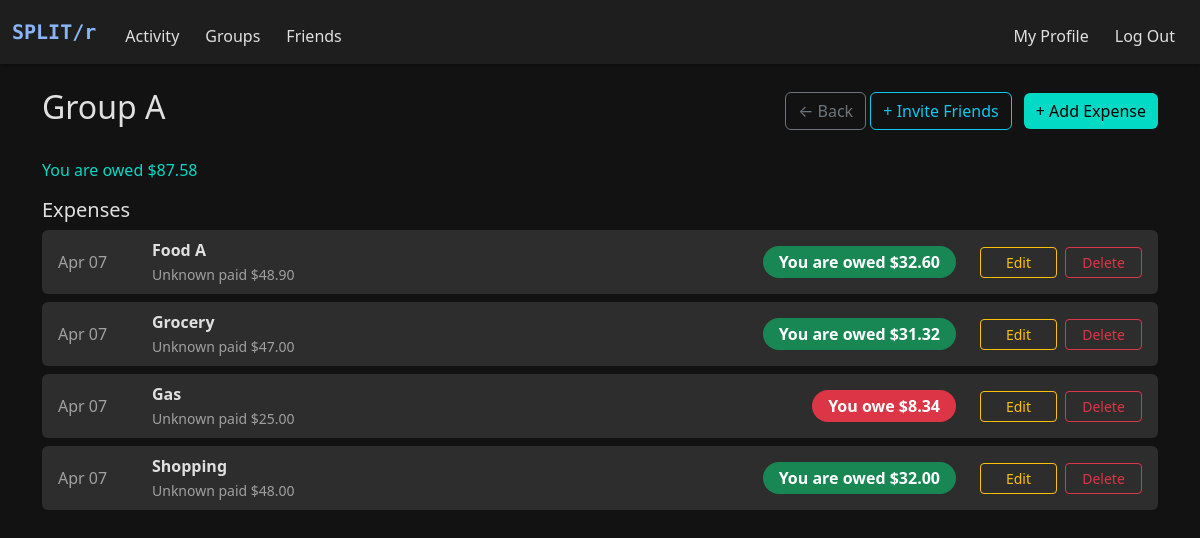
The page /group/3 (signed in) on the database as committed earlier.
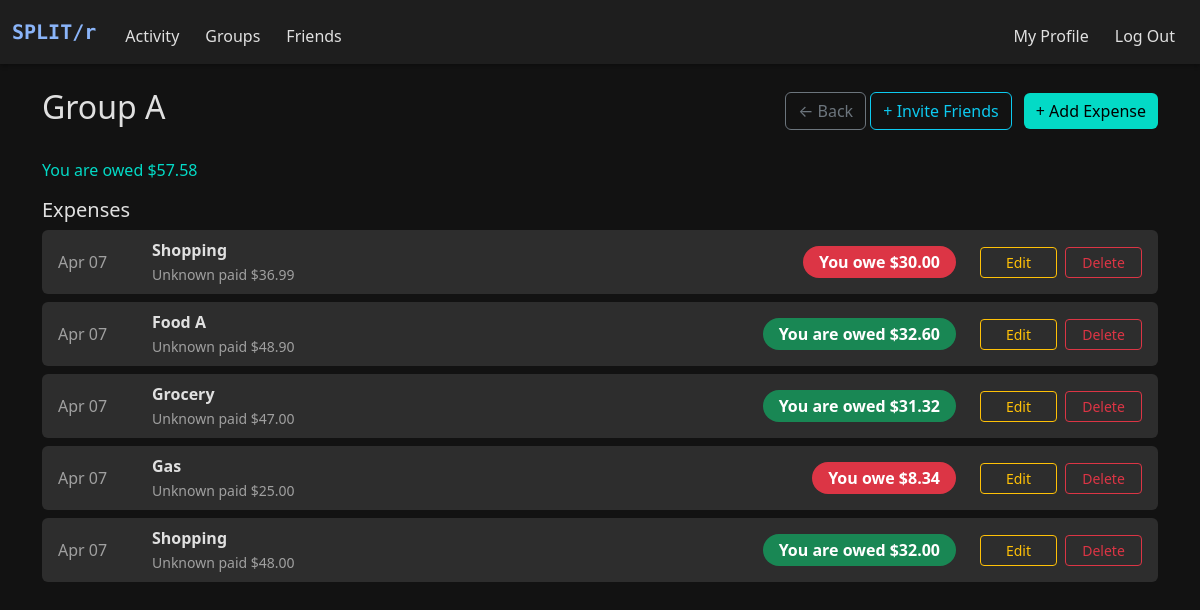
The same page on the database as committed later.
### models.py (models this page shows, shortened)
class Group(db.Model):
    __tablename__ = "groups"
    id = db.Column(db.Integer, primary_key=True)
    name = db.Column(db.String(100), nullable=True)
    is_friend_group = db.Column(db.Boolean, default=False)
    users = db.relationship(
        "User", secondary="group_members", backref="groups")
    expenses = db.relationship("Expense", backref="group", lazy=True)
    def user_is_member(self, user_id):
        return any(user.id == user_id for user in self.users)
    def get_group_expenses(self):
        return (
            Expense.query.filter_by(group_id=self.id)
            .order_by(Expense.timestamp.desc())
            .all()
        )
    def get_user_balance(self, user_id):
        balance = 0.0
        for expense in self.expenses:
            for split in expense.splits:
                if split.user_id == user_id:
                    balance -= split.amount
            if expense.paid_by_id == user_id:
                balance += expense.amount
        return balance

class Expense(db.Model):
    __tablename__ = "expenses"
    id = db.Column(db.Integer, primary_key=True)
    description = db.Column(db.String(120))
    amount = db.Column(db.Float)
    paid_by_id = db.Column(db.Integer, db.ForeignKey("users.id"))
    group_id = db.Column(db.Integer, db.ForeignKey("groups.id"), nullable=True)
    timestamp = db.Column(db.DateTime, default=datetime.now)
    splits = db.relationship("ExpenseSplit", backref="expense", lazy=True)

class ExpenseSplit(db.Model):
    __tablename__ = "expense_split"
    id = db.Column(db.Integer, primary_key=True)
    expense_id = db.Column(db.Integer, db.ForeignKey("expenses.id"))
    user_id = db.Column(db.Integer, db.ForeignKey("users.id"))
    amount = db.Column(db.Float)

### app.py (the view)
@app.route('/group/<int:group_id>')
@login_required
def group_page(group_id):
    group = Group.query.get_or_404(group_id)
    current_user_id = session.get("user_id")
    if not group.user_is_member(current_user_id):
        flash("You do not have access to this group.", "danger")
        return redirect("/groups")
    expenses = group.get_group_expenses()
    balance = group.get_user_balance(current_user_id)
    return render_template(
        "group.html", group=group, expenses=expenses, balance=balance)

### helper.py (called while the page is built)
def login_required(f):
    @wraps(f)
    def decorated_function(*args, **kwargs):
        if "user_id" not in session:
            flash("You must be logged in to view this page.", "danger")
            return redirect("/login")
        return f(*args, **kwargs)
    return decorated_function

def currency(amount, currency_code=None):
    symbols = {
        "USD": "$",
        "EUR": "€",
        "INR": "₹",
        "GBP": "£",
        "JPY": "¥",
    }
    currency_code = (currency_code or
                     current_app.config.get("DEFAULT_CURRENCY", "USD")).upper()
    symbol = symbols.get(currency_code, "")
    return f"{symbol}{amount:,.2f}"

### templates/group.html (shortened to what this page needs)
{% extends "layout.html" %}
{% block main %}
<div class="container py-4">
    <div class="d-flex justify-content-between align-items-center mb-4">
        <h2>{{ group.name }}</h2>
        <div>
            <a href="/groups" class="btn btn-outline-secondary">← Back</a>
            <a href="{{ url_for('invite_friends', group_id=group.id) }}" class="btn btn-outline-info me-2">+ Invite Friends</a>
            <a href="{{ url_for('add_group_expense', group_id=group.id) }}" class="btn btn-success">+ Add Expense</a>
        </div>
    </div>
    {% if balance < 0 %}
        <p class="text-danger-custom">You owe {{ currency(-balance) }}</p>
    {% elif balance > 0 %}
        <p class="text-success-custom">You are owed {{ currency(balance) }}</p>
    {% else %}
        <p class="text-secondary-custom">All settled up in this group!</p>
    {% endif %}
    {% include "expense_list.html" %}
</div>
{% endblock %}

### templates/layout.html (shortened to what this page needs)
<!DOCTYPE html>
<html lang="en">
<head>
    <link href="https://cdn.jsdelivr.net/npm/bootstrap@5.3.3/dist/css/bootstrap.min.css" rel="stylesheet">
    <link href="/static/style.css" rel="stylesheet">
</head>
<body>
    <nav class="navbar navbar-expand-md">
        <div class="container-fluid">
            <a class="navbar-brand space-mono" href="/">SPLIT/r</a>
            <div class="collapse navbar-collapse" id="navbar">
                {% if session["user_id"] %}
                    <ul class="navbar-nav me-auto mt-2">
                        <li class="nav-item"><a class="nav-link" href="/history">Activity</a></li>
                        <li class="nav-item"><a class="nav-link" href="/groups">Groups</a></li>
                        <li class="nav-item"><a class="nav-link" href="/friends">Friends</a></li>
                    </ul>
                    <ul class="navbar-nav ms-auto mt-2">
                        <li class="nav-item"><a class="nav-link" href="/profile">My Profile</a></li>
                        <li class="nav-item"><a class="nav-link" href="/logout">Log Out</a></li>
                    </ul>
                {% else %}
                    <ul class="navbar-nav ms-auto mt-2">
                        <li class="nav-item"><a class="nav-link" href="/register">Register</a></li>
                        <li class="nav-item"><a class="nav-link" href="/login">Log In</a></li>
                    </ul>
                {% endif %}
            </div>
        </div>
    </nav>
    <main>
        {% block main %}{% endblock %}
    </main>
</body>
</html>

### templates/expense_list.html
<h5>Expenses</h5>
{% if expenses %}
    <ul class="list-unstyled">
        {% for expense in expenses %}
            {% set is_payer = expense.paid_by_id == session["user_id"] %}
            {% set user_split = expense.splits | selectattr("user_id", "equalto", session["user_id"]) | list %}
            {% set you_owe = user_split[0].amount if user_split else 0 %}
            {% set payer_name = expense.paid_by.name if expense.paid_by else "Unknown" %}
            <li class="mb-2 px-3 py-2 rounded" style="background-color: var(--dark-tertiary);">
                <div class="d-flex align-items-center justify-content-between flex-wrap gap-2">
                    <div class="text-muted-custom me-3" style="min-width: 70px; white-space: nowrap;">
                        {{ expense.timestamp.strftime('%b %d') }}
                    </div>
                    <div class="flex-grow-1 me-3">
                        <strong>{{ expense.description }}</strong><br>
                        <small class="text-muted-custom">{{ payer_name }} paid {{ currency(expense.amount) }}</small>
                    </div>
                    <div class="text-center me-3" style="white-space: nowrap;">
                        {% if is_payer %}
                            <span class="badge bg-success rounded-pill px-3 py-2 fs-6">You are owed {{ currency(expense.amount - you_owe) }}</span>
                        {% else %}
                            <span class="badge bg-danger rounded-pill px-3 py-2 fs-6">You owe {{ currency(you_owe) }}</span>
                        {% endif %}
                    </div>
                    <div class="row gx-2" style="min-width: 170px;">
                        <div class="col">
                            <a href="{{ url_for('edit_group_expense', group_id=group.id, expense_id=expense.id) }}"
                               class="btn btn-outline-warning btn-sm w-100">Edit</a>
                        </div>
                        <div class="col">
                            <form action="{{ url_for('delete_group_expense', group_id=group.id, expense_id=expense.id) }}"
                                  method="POST" onsubmit="return confirm('Delete this expense?');">
                                <button type="submit" class="btn btn-outline-danger btn-sm w-100">Delete</button>
                            </form>
                        </div>
                    </div>
                </div>
            </li>
        {% endfor %}
    </ul>
{% else %}
    <p class="text-muted-custom">No expenses added yet.</p>
{% endif %}

### static/style.css (style rules this page uses)
:root { --dark-bg: #121212; --dark-secondary: #1e1e1e; --dark-tertiary: #2d2d2d; --text-primary: #e0e0e0; --text-secondary: #a0a0a0; --accent-color: #8ab4f8; --danger-color: #cf6679; --success-color: #03dac6; }
html, body { height: 100%; margin: 0; padding: 0; background-color: var(--dark-bg); color: var(--text-primary); display: flex; flex-direction: column; }
main { flex: 1; display: flex; align-items: stretch; }
.space-mono { font-family: 'Space Mono', monospace; }
body { background-color: var(--dark-bg); color: var(--text-primary); min-height: 100vh; display: flex; flex-direction: column; }
.text-success-custom { color: var(--success-color) !important; }
.text-muted-custom { color: var(--text-secondary) !important; }
.navbar { background-color: var(--dark-secondary); box-shadow: 0 2px 4px rgba(0, 0, 0, 0.3); }
.navbar-brand { color: var(--accent-color); font-weight: bold; }
.nav-link { color: var(--text-primary); margin: 0 5px; transition: color 0.3s; }
.btn-primary, .btn-danger, .btn-success { border: none; }
.btn-success { background-color: var(--success-color); color: #000; }

Rows that differ between the two databases and show on the page:
added Expense: timestamp "Apr 07", description "Shopping", payer_name "Unknown", amount "$36.99"
added ExpenseSplit: amount "$30.00"
Other text that changed with them:
{{ currency(balance) }}: "$87.58" → "$57.58"
